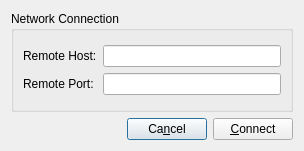
<?xml version="1.0" encoding="UTF-8"?>
<ui version="4.0">
 <class>ConnectorForm</class>
 <widget class="QDialog" name="ConnectorForm">
  <property name="geometry">
   <rect>
    <x>0</x>
    <y>0</y>
    <width>304</width>
    <height>151</height>
   </rect>
  </property>
  <property name="windowTitle">
   <string>Connect To Gameserver</string>
  </property>
  <layout class="QVBoxLayout" name="verticalLayout">
   <item>
    <widget class="QFrame" name="frame">
     <property name="frameShape">
      <enum>QFrame::NoFrame</enum>
     </property>
     <property name="frameShadow">
      <enum>QFrame::Plain</enum>
     </property>
     <property name="lineWidth">
      <number>0</number>
     </property>
     <layout class="QHBoxLayout" name="horizontalLayout">
      <property name="spacing">
       <number>9</number>
      </property>
      <property name="margin">
       <number>0</number>
      </property>
      <item>
       <widget class="QGroupBox" name="groupBox">
        <property name="title">
         <string>Network Connection</string>
        </property>
        <layout class="QVBoxLayout" name="verticalLayout_2">
         <item>
          <layout class="QGridLayout" name="gridLayout">
           <item row="0" column="1">
            <widget class="QLineEdit" name="editRemoteHost">
             <property name="maxLength">
              <number>64</number>
             </property>
            </widget>
           </item>
           <item row="0" column="0">
            <widget class="QLabel" name="labelRemoteHost">
             <property name="text">
              <string>Remote Host:</string>
             </property>
            </widget>
           </item>
           <item row="1" column="0">
            <widget class="QLabel" name="labelRemotePort">
             <property name="text">
              <string>Remote Port:</string>
             </property>
            </widget>
           </item>
           <item row="1" column="1">
            <widget class="QLineEdit" name="editRemotePort">
             <property name="maxLength">
              <number>5</number>
             </property>
            </widget>
           </item>
          </layout>
         </item>
        </layout>
       </widget>
      </item>
     </layout>
    </widget>
   </item>
   <item>
    <layout class="QHBoxLayout" name="horizontalLayout_2">
     <item>
      <spacer name="horizontalSpacer">
       <property name="orientation">
        <enum>Qt::Horizontal</enum>
       </property>
       <property name="sizeHint" stdset="0">
        <size>
         <width>40</width>
         <height>20</height>
        </size>
       </property>
      </spacer>
     </item>
     <item>
      <widget class="QPushButton" name="buttonCancel">
       <property name="text">
        <string>Ca&amp;ncel</string>
       </property>
      </widget>
     </item>
     <item>
      <widget class="QPushButton" name="buttonConnect">
       <property name="text">
        <string>&amp;Connect</string>
       </property>
      </widget>
     </item>
    </layout>
   </item>
  </layout>
 </widget>
 <resources/>
 <connections/>
</ui>
